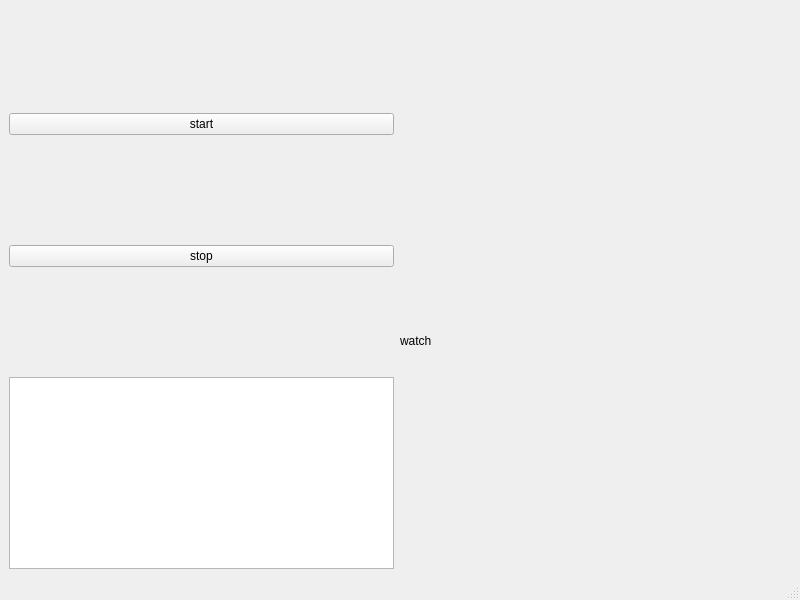
<?xml version="1.0" encoding="UTF-8"?>
<ui version="4.0">
 <class>MainWindow</class>
 <widget class="QMainWindow" name="MainWindow">
  <property name="geometry">
   <rect>
    <x>0</x>
    <y>0</y>
    <width>800</width>
    <height>600</height>
   </rect>
  </property>
  <property name="windowTitle">
   <string>MainWindow</string>
  </property>
  <widget class="QWidget" name="centralwidget">
   <layout class="QGridLayout" name="gridLayout_3">
    <item row="0" column="0">
     <layout class="QGridLayout" name="gridLayout_2">
      <item row="1" column="0">
       <widget class="QPushButton" name="pushButton">
        <property name="text">
         <string>start</string>
        </property>
       </widget>
      </item>
      <item row="2" column="0">
       <spacer name="verticalSpacer_2">
        <property name="orientation">
         <enum>Qt::Vertical</enum>
        </property>
        <property name="sizeHint" stdset="0">
         <size>
          <width>20</width>
          <height>40</height>
         </size>
        </property>
       </spacer>
      </item>
      <item row="5" column="0">
       <widget class="QTextEdit" name="txt">
        <property name="html">
         <string>&lt;!DOCTYPE HTML PUBLIC &quot;-//W3C//DTD HTML 4.0//EN&quot; &quot;http://www.w3.org/TR/REC-html40/strict.dtd&quot;&gt;
&lt;html&gt;&lt;head&gt;&lt;meta name=&quot;qrichtext&quot; content=&quot;1&quot; /&gt;&lt;style type=&quot;text/css&quot;&gt;
p, li { white-space: pre-wrap; }
&lt;/style&gt;&lt;/head&gt;&lt;body style=&quot; font-family:'SimSun'; font-size:9pt; font-weight:400; font-style:normal;&quot;&gt;
&lt;p style=&quot;-qt-paragraph-type:empty; margin-top:0px; margin-bottom:0px; margin-left:0px; margin-right:0px; -qt-block-indent:0; text-indent:0px;&quot;&gt;&lt;br /&gt;&lt;/p&gt;&lt;/body&gt;&lt;/html&gt;</string>
        </property>
       </widget>
      </item>
      <item row="1" column="1" rowspan="5" colspan="2">
       <widget class="QLabel" name="label">
        <property name="text">
         <string>watch</string>
        </property>
       </widget>
      </item>
      <item row="4" column="0">
       <spacer name="verticalSpacer">
        <property name="orientation">
         <enum>Qt::Vertical</enum>
        </property>
        <property name="sizeHint" stdset="0">
         <size>
          <width>20</width>
          <height>40</height>
         </size>
        </property>
       </spacer>
      </item>
      <item row="0" column="0">
       <spacer name="verticalSpacer_3">
        <property name="orientation">
         <enum>Qt::Vertical</enum>
        </property>
        <property name="sizeHint" stdset="0">
         <size>
          <width>20</width>
          <height>40</height>
         </size>
        </property>
       </spacer>
      </item>
      <item row="0" column="1">
       <spacer name="horizontalSpacer">
        <property name="orientation">
         <enum>Qt::Horizontal</enum>
        </property>
        <property name="sizeHint" stdset="0">
         <size>
          <width>40</width>
          <height>20</height>
         </size>
        </property>
       </spacer>
      </item>
      <item row="3" column="0">
       <widget class="QPushButton" name="stop">
        <property name="text">
         <string>stop</string>
        </property>
       </widget>
      </item>
     </layout>
    </item>
   </layout>
  </widget>
  <widget class="QMenuBar" name="menubar">
   <property name="geometry">
    <rect>
     <x>0</x>
     <y>0</y>
     <width>800</width>
     <height>22</height>
    </rect>
   </property>
  </widget>
  <widget class="QStatusBar" name="statusbar"/>
 </widget>
 <resources/>
 <connections/>
</ui>
